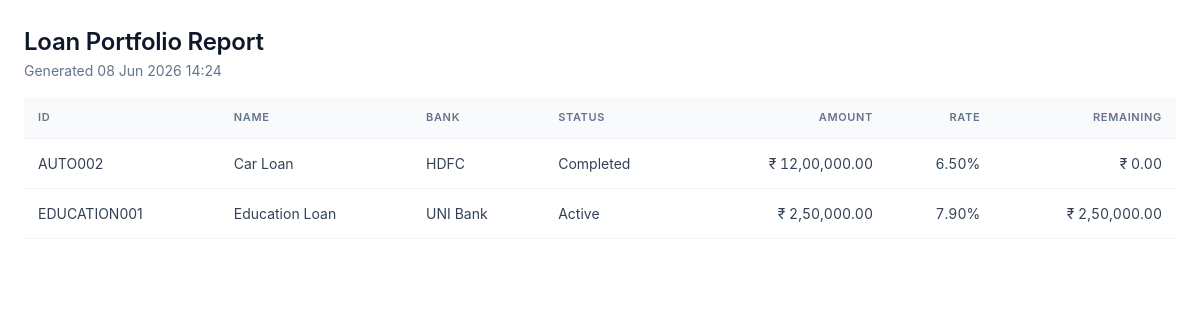
The page /reports/print (signed in) on the database as committed earlier.
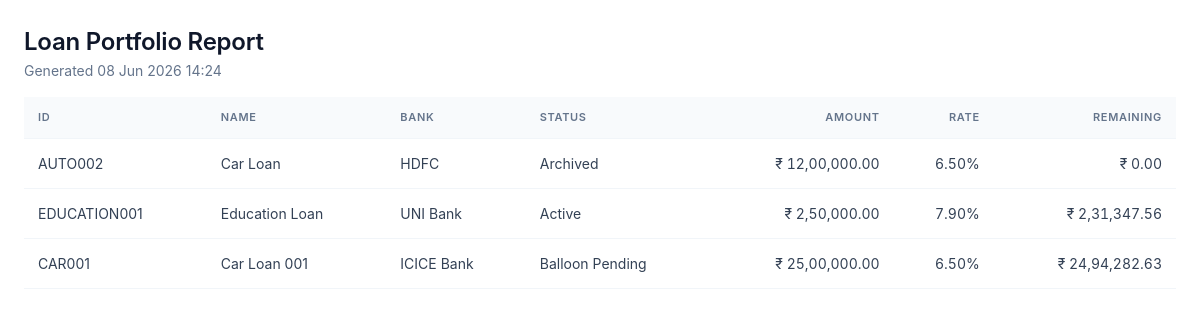
The same page on the database as committed later.
### app/models.py (models this page shows, shortened)
class Loan(db.Model):
    __tablename__ = "loans"
    id = db.Column(db.Integer, primary_key=True)
    user_id = db.Column(db.Integer, db.ForeignKey("users.id"), nullable=False, index=True)
    loan_id = db.Column(db.String(40), nullable=False, index=True)  # manual unique per user
    loan_name = db.Column(db.String(120), nullable=False)
    loan_category = db.Column(db.String(50), nullable=False, default="Personal")
    bank_name = db.Column(db.String(120), nullable=False)
    loan_amount = db.Column(db.Float, nullable=False)
    interest_rate = db.Column(db.Float, nullable=False)  # annual %
    down_payment = db.Column(db.Float, default=0)
    custom_emi = db.Column(db.Float, nullable=True)
    start_date = db.Column(db.Date, nullable=False)
    tenure_months = db.Column(db.Integer, nullable=False)
    loan_status = db.Column(db.String(20), default="Active", index=True)
    remaining_balance = db.Column(db.Float, default=0)
    completion_percentage = db.Column(db.Float, default=0)
    is_archived = db.Column(db.Boolean, default=False, index=True)
    balloon_date = db.Column(db.Date, nullable=True)
    balloon_amount = db.Column(db.Float, nullable=True)
    notes = db.Column(db.Text)
    closed_at = db.Column(db.DateTime, nullable=True)
    final_amount = db.Column(db.Float, nullable=True)
    closure_notes = db.Column(db.Text, nullable=True)
    created_at = db.Column(db.DateTime, default=datetime.utcnow)
    updated_at = db.Column(db.DateTime, default=datetime.utcnow, onupdate=datetime.utcnow)
    schedules = db.relationship("Schedule", backref="loan", lazy="dynamic",
                                cascade="all, delete-orphan", order_by="Schedule.month_index")
    __table_args__ = (db.UniqueConstraint("user_id", "loan_id", name="uq_user_loanid"),)

class User(UserMixin, db.Model):
    __tablename__ = "users"
    id = db.Column(db.Integer, primary_key=True)
    full_name = db.Column(db.String(120), nullable=False)
    username = db.Column(db.String(64), unique=True, nullable=False, index=True)
    email = db.Column(db.String(160), unique=True, nullable=False, index=True)
    password_hash = db.Column(db.String(256), nullable=False)
    preferred_currency = db.Column(db.String(8), default="INR")
    preferred_date_format = db.Column(db.String(20), default="%d %b %Y")
    created_at = db.Column(db.DateTime, default=datetime.utcnow)
    loans = db.relationship("Loan", backref="owner", lazy="dynamic", cascade="all, delete-orphan")

### app/blueprints/reports.py (the view)
@reports_bp.route("/print")
@login_required
def print_view():
    loans = current_user.loans.all()
    return render_template("reports/print.html", loans=loans)

### app/templates/reports/print.html
<!doctype html>
<html><head><meta charset="utf-8"><title>Loan Report</title>
<link rel="stylesheet" href="{{ url_for('static', filename='css/styles.css') }}">
<style>body{background:#fff;padding:24px}</style></head>
<body onload="window.print()">
<h1>Loan Portfolio Report</h1>
<p style="color:var(--slate-500)">Generated {{ now.strftime('%d %b %Y %H:%M') }}</p>
<table class="tbl" style="margin-top:16px">
<thead><tr><th>ID</th><th>Name</th><th>Bank</th><th>Status</th><th class="num">Amount</th><th class="num">Rate</th><th class="num">Remaining</th></tr></thead>
<tbody>{% for l in loans %}<tr><td>{{ l.loan_id }}</td><td>{{ l.loan_name }}</td><td>{{ l.bank_name }}</td>
<td>{{ l.loan_status }}</td><td class="num">{{ l.loan_amount|money }}</td>
<td class="num">{{ '%.2f'|format(l.interest_rate) }}%</td><td class="num">{{ l.remaining_balance|money }}</td></tr>{% endfor %}</tbody></table>
</body></html>

Rows that differ between the two databases and show on the page:
changed Loan "AUTO002": loan_status "Completed" → "Archived"
changed Loan "EDUCATION001": remaining_balance "₹ 2,50,000.00" → "₹ 2,31,347.56"
added Loan: loan_id "CAR001", loan_name "Car Loan 001", bank_name "ICICE Bank", loan_status "Balloon Pending", loan_amount "₹ 25,00,000.00", interest_rate "6.50", remaining_balance "₹ 24,94,282.63"
